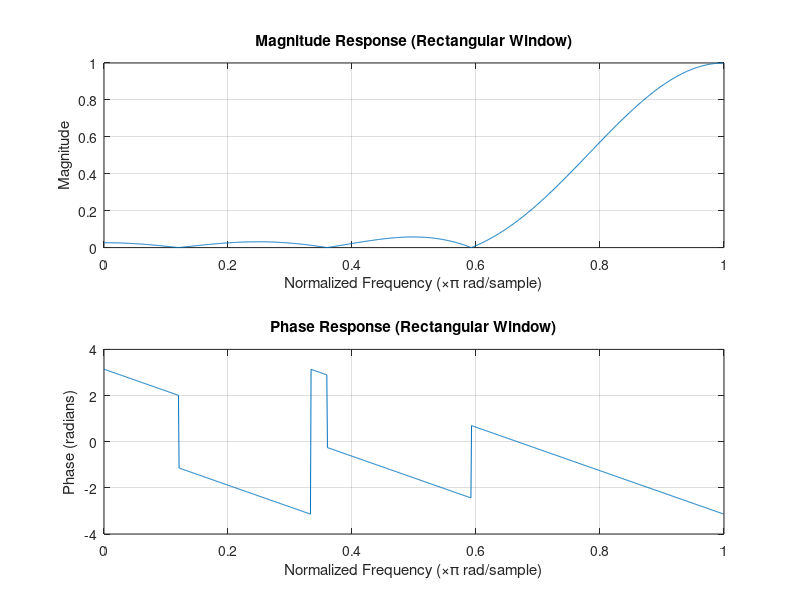
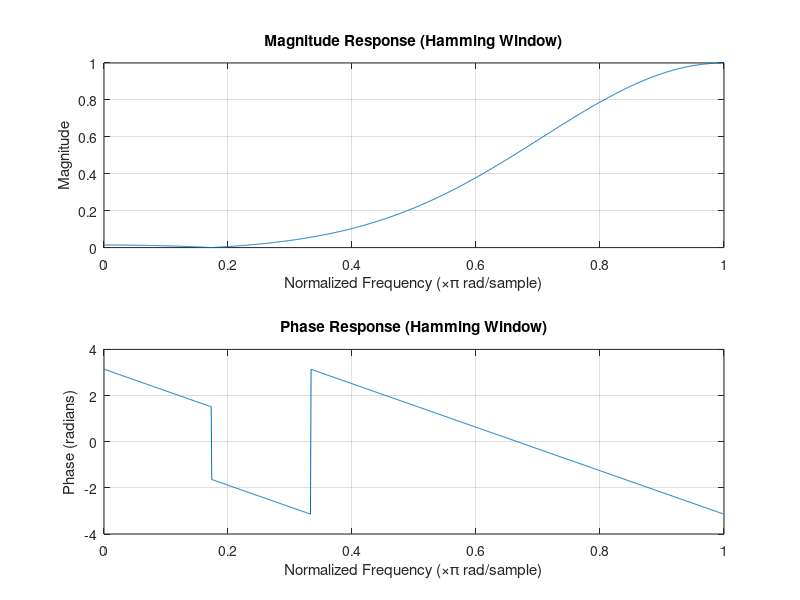
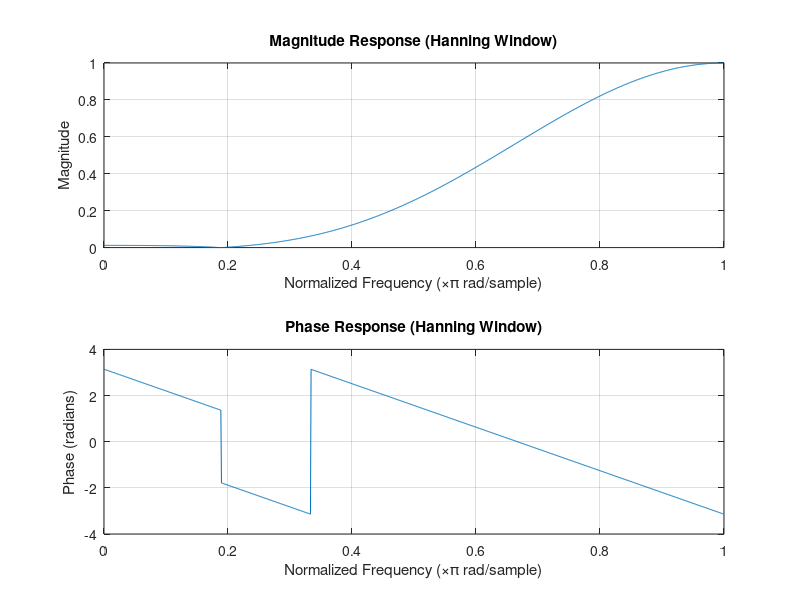

The MATLAB script that drew these images, in order:
% =========================================================================
% Description:
%   Designs a 7th-order highpass FIR filter using three window functions:
%   Rectangular, Hamming, and Hanning. The filter coefficients produced
%   by fir1() are validated against hand-calculated values.
%
% Frequency Characteristic:
%   H(w) = e^(-j3w),  for 3*pi/4 <= |w| <= pi
%   H(w) = 0,         otherwise
%
% Cutoff Frequency : 3*pi/4  (normalized to 3/4 in MATLAB's 0-to-1 scale)
% Filter Order     : 6       (7th-order filter has 7 coefficients, n = 0 to 6)
% =========================================================================

clc;
clear all;
close all;

% -------------------------------------------------------------------------
% Filter specifications
% -------------------------------------------------------------------------
order = 6;      % Since it is a 7th-order FIR filter, M = 7 (order = M-1)
cut_off = 3/4;  % Normalized cut-off frequency (3π/4)
                % MATLAB's fir1 uses normalized frequency where 1 = pi rad/sample
                % so 3*pi/4 is represented as 3/4

% =========================================================================
% RECTANGULAR WINDOW
% =========================================================================
% The rectangular window applies equal weight (1) to all coefficients.
% It has the simplest form but produces the highest sidelobe levels,
% leading to the most spectral leakage among the three windows.
% -------------------------------------------------------------------------

% Create a 7-point rectangular window (all ones)
window_rect = rectwin(order + 1);

% Design the highpass FIR filter using the rectangular window
% fir1(order, cutoff, 'high', window) — 'high' specifies highpass type
filter_rect = fir1(order, cut_off, 'high', window_rect);

% Compute the frequency response at 1024 equally spaced frequency points
% H_rect : complex frequency response values
% w      : corresponding frequency points in radians/sample (0 to pi)
[H_rect, w] = freqz(filter_rect, 1, 1024);

% Plot the magnitude and phase response for Rectangular Window
figure;

subplot(2, 1, 1);
% w/pi normalizes x-axis to [0, 1] where 1 = pi rad/sample
% abs(H_rect) gives the magnitude of the frequency response
plot(w/pi, abs(H_rect));
title('Magnitude Response (Rectangular Window)');
xlabel('Normalized Frequency (\times\pi rad/sample)');
ylabel('Magnitude');
grid on;

subplot(2, 1, 2);
% angle(H_rect) gives the phase of the frequency response in radians
plot(w/pi, angle(H_rect));
title('Phase Response (Rectangular Window)');
xlabel('Normalized Frequency (\times\pi rad/sample)');
ylabel('Phase (radians)');
grid on;

% Display the 7 filter coefficients (n = 0 to 6) for the rectangular window
disp('Filter Coefficients (Rectangular Window):');
disp(filter_rect);

% =========================================================================
% HAMMING WINDOW
% =========================================================================
% The Hamming window uses the formula:
%   w(n) = 0.54 + 0.46 * cos(2*pi*n / (N-1)),  0 <= n <= N-1
% It reduces sidelobe levels compared to the rectangular window,
% resulting in less spectral leakage at the cost of a wider main lobe.
% -------------------------------------------------------------------------

% Create a 7-point Hamming window
window_hamming = hamming(order + 1);

% Design the highpass FIR filter using the Hamming window
filter_hamming = fir1(order, cut_off, 'high', window_hamming);

% Compute the frequency response at 1024 frequency points
[H_hamming, w] = freqz(filter_hamming, 1, 1024);

% Plot the magnitude and phase response for Hamming Window
figure;

subplot(2, 1, 1);
plot(w/pi, abs(H_hamming));
title('Magnitude Response (Hamming Window)');
xlabel('Normalized Frequency (\times\pi rad/sample)');
ylabel('Magnitude');
grid on;

subplot(2, 1, 2);
plot(w/pi, angle(H_hamming));
title('Phase Response (Hamming Window)');
xlabel('Normalized Frequency (\times\pi rad/sample)');
ylabel('Phase (radians)');
grid on;

% Display the 7 filter coefficients (n = 0 to 6) for the Hamming window
disp('Filter Coefficients (Hamming Window):');
disp(filter_hamming);

% =========================================================================
% HANNING WINDOW
% =========================================================================
% The Hanning window uses the formula:
%   w(n) = 0.5 - 0.5 * cos(2*pi*n / (N-1)),  0 <= n <= N-1
% It provides the lowest sidelobe levels among the three windows,
% offering the best spectral leakage suppression. The first and last
% coefficients are forced to zero, giving a smoother taper.
% Note: MATLAB uses hann() for the Hanning window function.
% -------------------------------------------------------------------------

% Create a 7-point Hanning window
window_hanning = hann(order + 1);

% Design the highpass FIR filter using the Hanning window
filter_hanning = fir1(order, cut_off, 'high', window_hanning);

% Compute the frequency response at 1024 frequency points
[H_hanning, w] = freqz(filter_hanning, 1, 1024);

% Plot the magnitude and phase response for Hanning Window
figure;

subplot(2, 1, 1);
plot(w/pi, abs(H_hanning));
title('Magnitude Response (Hanning Window)');
xlabel('Normalized Frequency (\times\pi rad/sample)');
ylabel('Magnitude');
grid on;

subplot(2, 1, 2);
plot(w/pi, angle(H_hanning));
title('Phase Response (Hanning Window)');
xlabel('Normalized Frequency (\times\pi rad/sample)');
ylabel('Phase (radians)');
grid on;

% Display the 7 filter coefficients (n = 0 to 6) for the Hanning window
disp('Filter Coefficients (Hanning Window):');
disp(filter_hanning);
